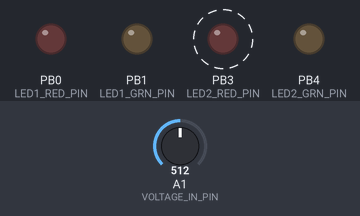
This sketch was run on a simulated ATtiny85, built with avr-gcc and run on an emulated ATtiny85. Parts: output pins drawn as LEDs (lit = HIGH). Dashed ring = blinking. Inputs (shaded band) come from the test bench; at power-on: A1 (VOLTAGE_IN_PIN) = 512.

Above: at 4.8 s.
5.0 s: A1 (VOLTAGE_IN_PIN) set to 548
8.0 s: A1 (VOLTAGE_IN_PIN) set to 563
9.5 s: A1 (VOLTAGE_IN_PIN) set to 900
At 9.98 s:
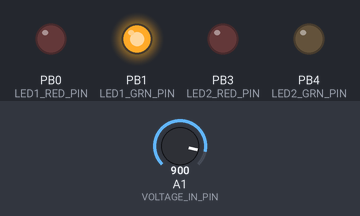
12.5 s: A1 (VOLTAGE_IN_PIN) set to 511
At 14.0 s:
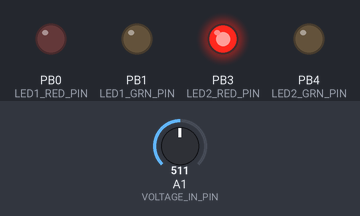
15.5 s: A1 (VOLTAGE_IN_PIN) set to 1023
At 15.66 s:
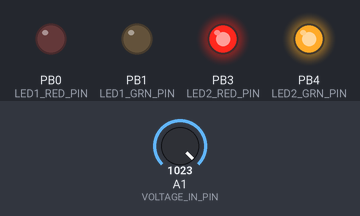
Timing chart, 0 to 19.5 s (numbered marks = the images above; inputs shaded):
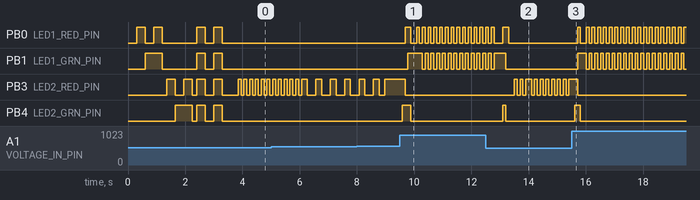

The sketch:

attiny85-vehicle-charge-monitor.ino
```cpp
// (licence header left out)
// --- Pin Definitions (using the Arduino pin numbers for ATtiny85) ---
const int VOLTAGE_IN_PIN = A1;
const int LED1_RED_PIN = 0;     // CHARGING LED
const int LED1_GRN_PIN = 1;
const int LED2_RED_PIN = 3;     // BATTERY LED
const int LED2_GRN_PIN = 4;

// --- COLOR CONSTANTS ---
// These will be used for readability in the main loop
const int OFF = 0;
const int RED = 1;
const int GREEN = 2;
const int YELLOW = 3;

// --- Calibration and Thresholds ---
const float R_RATIO = 0.25;
const float ADC_MAX = 1023.0;

// ====================================================================
// --- Voltage thresholds (in Volts) - These are based on the original Gammatronix map ---
// ====================================================================
// --- Battery LED Mode Selection ---
// Set to 1 for MODE 1 (original: Yellow/Red thresholds)
// Set to 5 for MODE 5 (Gammatronix: Green flash thresholds)
const int LED2_MODE = 5;  // Change to 5 for MODE 5 behavior

// --- MODE 2 Charging voltages ---
const float V_OVER_CHARGE = 15.0;
const float V_HIGH_CHARGE = 14.8;
const float V_CHARGING_OK = 13.5;
const float V_LOW_CHARGE  = 12.8;

// --- MODE 5 Green Thresholds (Gammatronix 6-mode system) ---
const float V_MODE5_GREEN_SOLID = 12.7;       // Solid green at/above 12.7V
const float V_MODE5_GREEN_SLOW_FLASH = 12.4;  // Slow green flash from 12.4V up to <12.7V
const float V_MODE5_GREEN_FAST_FLASH = 12.1;  // Fast green flash from 12.1V up to <12.4V

// --- MODE 1 Battery voltages ---
const float V_BATT_GREEN  = 12.1;
const float V_YELLOW      = 11.8;
const float V_YELLOW_FLASH= 11.5;
const float V_ALT_YEL_RED = 11.2;     // Alternating Yellow/Red flash
const float V_RED_SOLID   = 11.0;     // Solid Red
const float V_RED_FLASH   = 10.7;     // Slow Red flash

// --- Flashing Durations (in milliseconds) ---
const int SLOW_FLASH_RATE = 500;
const int FAST_FLASH_RATE = 200;

// ====================================================================
// --- AVERAGING FILTER VARIABLES ---
// ====================================================================
const int WINDOW_SIZE = 10;
int readings[WINDOW_SIZE]; // The array to store the last N readings
long total = 0;             // The sum of all readings in the array
int readIndex = 0;          // The index of the current reading (where the next one goes)
// ====================================================================


void setup() {
  // Set all LED pins as outputs
  pinMode(LED1_RED_PIN, OUTPUT);
  pinMode(LED1_GRN_PIN, OUTPUT);
  pinMode(LED2_RED_PIN, OUTPUT);
  pinMode(LED2_GRN_PIN, OUTPUT);

  // --- PRE-FILL THE AVERAGING ARRAY ---
  int initialReading = analogRead(VOLTAGE_IN_PIN);
  for (int i = 0; i < WINDOW_SIZE; i++) {
    readings[i] = initialReading;
    total += initialReading;
  }

  // Run LED test sequence once at startup
  ledTest();
}

/**
 * @brief Sets the color of a specific LED group (bi-color Red/Green LED).
 *
 * @param redPin The pin connected to the Red element of the LED.
 * @param greenPin The pin connected to the Green element of the LED.
 * @param color The desired color (OFF, RED, GREEN, or YELLOW).
 */
void setLED_Color(int redPin, int greenPin, int color) {
  switch (color) {
    case OFF:
      digitalWrite(redPin, LOW);
      digitalWrite(greenPin, LOW);
      break;
    case RED:
      digitalWrite(redPin, HIGH);
      digitalWrite(greenPin, LOW);
      break;
    case GREEN:
      digitalWrite(redPin, LOW);
      digitalWrite(greenPin, HIGH);
      break;
    case YELLOW:
      // Note: Setting both Red and Green to HIGH results in Yellow/Orange
      digitalWrite(redPin, HIGH);
      digitalWrite(greenPin, HIGH);
      break;
    default:
      // Should not happen, but turn off to be safe
      digitalWrite(redPin, LOW);
      digitalWrite(greenPin, LOW);
      break;
  }
}

// Convenience function for LED 1 (Charging Status)
void setChargingLED(int color) {
  setLED_Color(LED1_RED_PIN, LED1_GRN_PIN, color);
}

// Convenience function for LED 2 (Battery Status)
void setBatteryLED(int color) {
  setLED_Color(LED2_RED_PIN, LED2_GRN_PIN, color);
}


// Helper function for slow flashing (on for 50% of SLOW_FLASH_RATE)
bool isSlowFlash() {
  return (millis() % SLOW_FLASH_RATE) < (SLOW_FLASH_RATE / 2);
}

// Helper function for fast flashing (on for 50% of FAST_FLASH_RATE)
bool isFastFlash() {
  return (millis() % FAST_FLASH_RATE) < (FAST_FLASH_RATE / 2);
}

// Run a brief LED test sequence
void ledTest() {
  const int TEST_DELAY = 300; // ms per step

  // Ensure all off
  setChargingLED(OFF);
  setBatteryLED(OFF);
  delay(TEST_DELAY);

  // LED1: Red, Green, Yellow
  setChargingLED(RED);
  delay(TEST_DELAY);
  setChargingLED(GREEN);
  delay(TEST_DELAY);
  setChargingLED(YELLOW);
  delay(TEST_DELAY);
  setChargingLED(OFF);
  delay(TEST_DELAY / 2);

  // LED2: Red, Green, Yellow
  setBatteryLED(RED);
  delay(TEST_DELAY);
  setBatteryLED(GREEN);
  delay(TEST_DELAY);
  setBatteryLED(YELLOW);
  delay(TEST_DELAY);
  setBatteryLED(OFF);
  delay(TEST_DELAY / 2);

  // Flash both yellow twice (on/off cycles)
  for (int i = 0; i < 2; i++) {
    setChargingLED(YELLOW);
    setBatteryLED(YELLOW);
    delay(TEST_DELAY);

    setChargingLED(OFF);
    setBatteryLED(OFF);
    delay(TEST_DELAY);
  }

  // Ensure all off at end
  setChargingLED(OFF);
  setBatteryLED(OFF);
  delay(TEST_DELAY / 2);
}

void loop() {
  // ====================================================================
  // 1. RUNNING AVERAGE CALCULATION (Unchanged)
  // ====================================================================
  total = total - readings[readIndex];
  int newReading = analogRead(VOLTAGE_IN_PIN);
  readings[readIndex] = newReading;
  total = total + newReading;
  readIndex = (readIndex + 1) % WINDOW_SIZE;

  float averageADC = (float)total / WINDOW_SIZE;
  float averageVoltage = averageADC / ADC_MAX * 5.0 / R_RATIO;
  // ====================================================================

  // --- Reset both LEDs (Critical for flashing to work) ---
  setChargingLED(OFF);
  setBatteryLED(OFF);


  // ====================================================================
  // 2. CHARGING MODE (LED 1)
  // ====================================================================
  if (averageVoltage >= V_CHARGING_OK) {

    if (averageVoltage > V_OVER_CHARGE) {
      // Over-Voltage (> 15.0V): Alternating Red and Green Flash
      if (isFastFlash()) {
        setChargingLED(RED);
      } else {
        setChargingLED(GREEN);
      }

    } else if (averageVoltage > V_HIGH_CHARGE) {
      // High Charging (14.8V - 15.0V): Alternating Yellow/Green Flash
      if (isSlowFlash()) {
        setChargingLED(YELLOW);
      } else {
        setChargingLED(GREEN);
      }

    } else {
      // Normal Charging (13.5V - 14.8V): Solid Green
      setChargingLED(GREEN);
    }

  }

  // ====================================================================
  // 3. BATTERY MONITOR MODE (LED 2)
  // ====================================================================
  else {

    // --- LOW CHARGE INDICATION (LED 1) ---
    if (averageVoltage >= V_LOW_CHARGE) {
      // Weak/Under Charge (12.8V - 13.5V): Yellow
      setChargingLED(YELLOW);
    } else if (averageVoltage >= V_BATT_GREEN) {
      // Severe/Failure (12.1V - <12.8V): Red
      setChargingLED(RED);
    }

    // Battery Voltage Indication (LED 2)
    if (averageVoltage >= V_BATT_GREEN) {
      if (LED2_MODE == 5) {
        // --- MODE 5: Gammatronix Green Flashing System ---
        if (averageVoltage >= V_MODE5_GREEN_SOLID) {
          // Solid Green (>= 12.7V)
          setBatteryLED(GREEN);

        } else if (averageVoltage >= V_MODE5_GREEN_SLOW_FLASH) {
          // Slow Flashing Green (12.4V - <12.7V)
          if (isSlowFlash()) {
            setBatteryLED(GREEN);
          }

        } else {
          // Fast Flashing Green (12.1V - <12.4V)
          if (isFastFlash()) {
            setBatteryLED(GREEN);
          }
        }

      } else {
        // Healthy Battery (12.1V - 13.5V): Solid Green
        setBatteryLED(GREEN);
      }

    } else if (averageVoltage >= V_YELLOW) {
      // Yellow (11.8V - 12.1V): Solid Yellow/Orange
      setBatteryLED(YELLOW);

    } else if (averageVoltage >= V_YELLOW_FLASH) {
      // Yellow Flash (11.5V - 11.8V): Flashing Yellow/Orange
      if (isSlowFlash()) {
        setBatteryLED(YELLOW);
      }

    } else if (averageVoltage >= V_ALT_YEL_RED) {
      // Alternating Yellow/Red Flash (11.2V - 11.5V)
      if (isFastFlash()) {
        setBatteryLED(RED); // Red ON
      } else {
        setBatteryLED(YELLOW); // Yellow ON
      }

    } else if (averageVoltage >= V_RED_SOLID) {
      // Solid Red (11.0V - 11.2V)
      setBatteryLED(RED);

    } else if (averageVoltage >= V_RED_FLASH) {
      // Slow Flashing Red (10.7V - 11.0V)
      if (isSlowFlash()) {
        setBatteryLED(RED);
      }

    } else {
      // Fast Flashing Red (< 10.7V)
      if (isFastFlash()) {
        setBatteryLED(RED);
      }
    }
  }

  delay(100); // Short delay for continuous monitoring
}
```

Measured:
- after the input at 9.5 s, PB0 (LED1_RED_PIN): goes HIGH 0.20 s, LOW 0.20 s, 12 × (HIGH 0.10 s, LOW 0.10 s), then HIGH, starting after 0.18 s; PB1 (LED1_GRN_PIN): LOW → HIGH after 0.28 s, then repeats every 0.20 s: LOW 0.10 s, HIGH 0.10 s; PB3 (LED2_RED_PIN): HIGH → LOW after 0.18 s; PB4 (LED2_GRN_PIN): LOW → HIGH after 0.08 s, → LOW 0.30 s later
- after the input at 12.5 s, PB3 (LED2_RED_PIN): LOW → HIGH after 1.0 s, → LOW 0.10 s later, → HIGH 0.10 s later, → LOW 0.10 s later, … (19 changes in this stretch); PB4 (LED2_GRN_PIN): LOW → HIGH after 0.60 s, → LOW 0.10 s later
- after the input at 15.5 s, PB0 (LED1_RED_PIN): goes HIGH 0.10 s, LOW 0.20 s, 17 × (HIGH 0.10 s, LOW 0.10 s), then HIGH, starting after 0.21 s; PB1 (LED1_GRN_PIN): LOW → HIGH after 0.21 s, then repeats every 0.20 s: LOW 0.10 s, HIGH 0.10 s; PB4 (LED2_GRN_PIN): LOW → HIGH after 0.11 s, → LOW 0.20 s later
